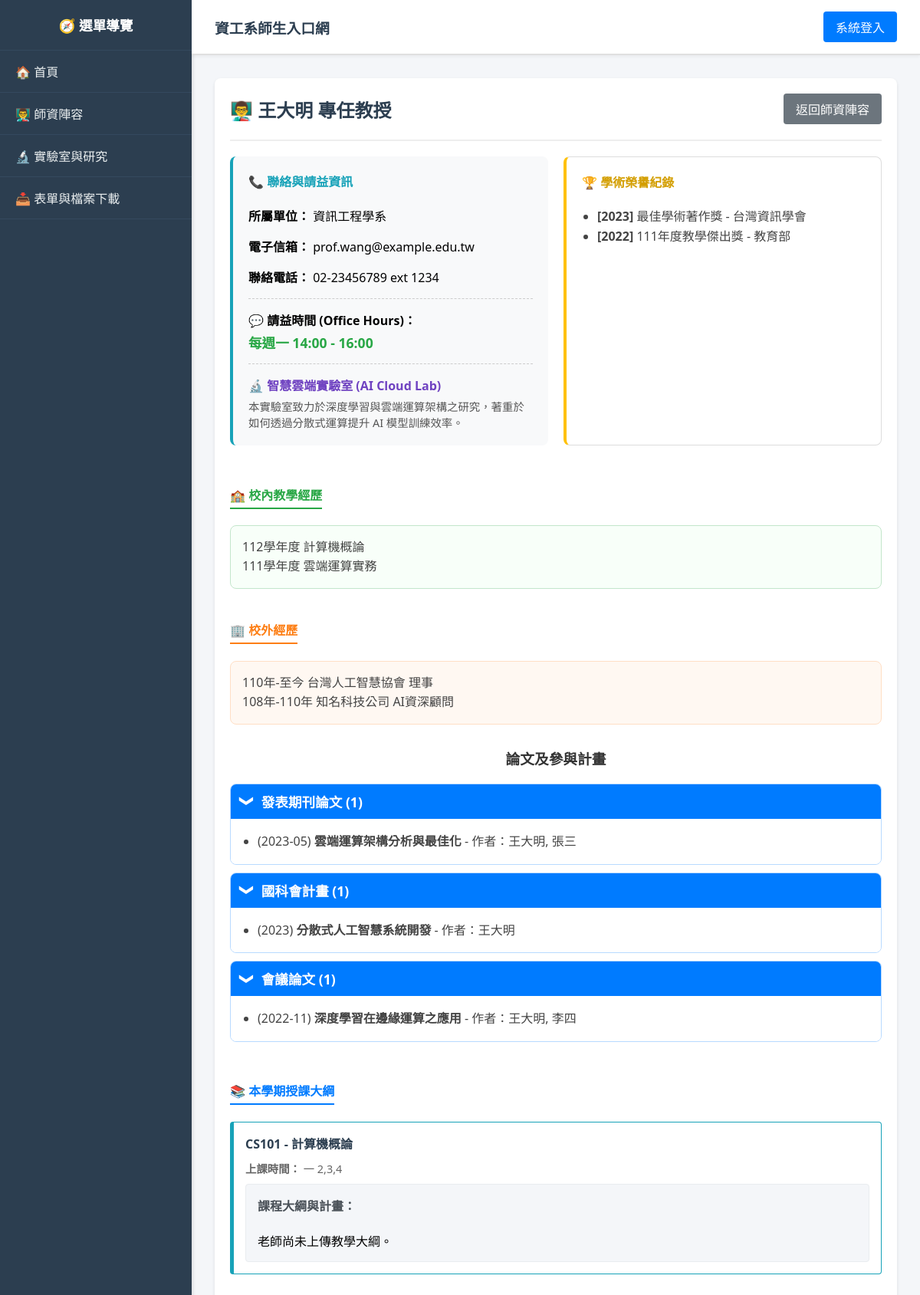
/index.php?page=teacher_detail&id=1, run on the app's committed database.
### tables this page shows
CREATE TABLE Teachers (
    teacher_id INT PRIMARY KEY,
    user_id INT NOT NULL,
    name VARCHAR(100) NOT NULL,
    title VARCHAR(100),
    department VARCHAR(100) DEFAULT '資訊工程學系',
    phone VARCHAR(20),
    email VARCHAR(100),
    office_hours VARCHAR(100) DEFAULT NULL COMMENT '請益時間',
    lab_name VARCHAR(100) DEFAULT NULL COMMENT '實驗室名稱',
    lab_info TEXT DEFAULT NULL COMMENT '實驗室簡介與研究方向',
    teaching_experience TEXT DEFAULT NULL COMMENT '校內教學經歷',
    external_experience TEXT DEFAULT NULL COMMENT '校外經歷',
    FOREIGN KEY (user_id) REFERENCES Users(id) ON DELETE CASCADE
);

CREATE TABLE AcademicHonors (
    honor_id INT AUTO_INCREMENT PRIMARY KEY COMMENT '榮譽編號',
    teacher_id INT NOT NULL COMMENT '教師編號',
    honor_name VARCHAR(255) NOT NULL COMMENT '獎項名稱',
    awarding_body VARCHAR(255) COMMENT '頒發機構',
    award_year INT COMMENT '獲獎年份',
    FOREIGN KEY (teacher_id) REFERENCES Teachers(teacher_id) ON DELETE CASCADE
);

CREATE TABLE Publications (
    work_id INT AUTO_INCREMENT PRIMARY KEY COMMENT '著作編號',
    teacher_id INT NOT NULL COMMENT '教師編號',
    work_type VARCHAR(100) NOT NULL COMMENT '著作類型 (如：期刊論文、會議論文...)',
    title VARCHAR(255) NOT NULL COMMENT '標題',
    authors TEXT COMMENT '作者',
    publish_year VARCHAR(50) COMMENT '發表日期/出版年份',
    FOREIGN KEY (teacher_id) REFERENCES Teachers(teacher_id) ON DELETE CASCADE
);

CREATE TABLE Courses (
    course_id INT AUTO_INCREMENT PRIMARY KEY,
    course_code VARCHAR(20) NOT NULL,
    course_name VARCHAR(100) NOT NULL,
    semester VARCHAR(10) NOT NULL,  
    teacher_id INT,
    capacity INT NOT NULL DEFAULT 50,  
    schedule VARCHAR(100),  
    room VARCHAR(50) DEFAULT NULL COMMENT '上課教室',
    syllabus TEXT,
    weight_assignment INT NOT NULL DEFAULT 30 COMMENT '平時成績權重',
    weight_midterm INT NOT NULL DEFAULT 30 COMMENT '期中成績權重',
    weight_final INT NOT NULL DEFAULT 40 COMMENT '期末成績權重',
    created_at TIMESTAMP DEFAULT CURRENT_TIMESTAMP,
    FOREIGN KEY (teacher_id) REFERENCES Teachers(teacher_id) ON DELETE SET NULL
);

### modules/public/teacher_detail.php (the view, shortened to what this page needs)
<?php
$teacher_id = isset($_GET['id']) ? intval($_GET['id']) : 0;
$stmt = $conn->prepare("SELECT * FROM Teachers WHERE teacher_id = ?");
$stmt->bind_param("i", $teacher_id);
$stmt->execute();
$teacher = $stmt->get_result()->fetch_assoc();
if (!$teacher) {
    echo "<div class='card'><h2>查無此教師</h2><p>找不到該教師的資料。</p></div>";
} else {
?>
<div class="card">
    <div style="display: flex; justify-content: space-between; align-items: center;">
        <h2 style="margin: 0; color: #2c3e50;">👨‍🏫 <?php echo htmlspecialchars($teacher['name']); ?> <?php echo htmlspecialchars($teacher['title']); ?></h2>
        <a href="index.php?page=faculty" class="btn" style="background: #6c757d;">返回師資陣容</a>
    </div>
    <hr style="border-top: 2px solid #eee;">
    <div style="display: grid; grid-template-columns: 1fr 1fr; gap: 20px;">
        <div style="background: #f8f9fa; padding: 20px; border-radius: 8px; border-left: 4px solid #17a2b8;">
            <h4 style="margin-top: 0; color: #17a2b8;">📞 聯絡與請益資訊</h4>
            <p><strong>所屬單位：</strong> <?php echo htmlspecialchars($teacher['department']); ?></p>
            <p><strong>電子信箱：</strong> <?php echo htmlspecialchars($teacher['email']); ?></p>
            <p><strong>聯絡電話：</strong> <?php echo htmlspecialchars($teacher['phone']); ?></p>
            <div style="margin-top: 15px; padding-top: 15px; border-top: 1px dashed #ccc;">
                <p style="margin: 0;"><strong>💬 請益時間 (Office Hours)：</strong></p>
                <p style="color: #28a745; font-weight: bold; margin: 5px 0 0 0; font-size: 1.1em;">
                    <?php echo htmlspecialchars($teacher['office_hours'] ?? '請先透過信箱預約'); ?>
                </p>
            </div>
            <?php if (!empty($teacher['lab_name'])): ?>
            <div style="margin-top: 15px; padding-top: 15px; border-top: 1px dashed #ccc;">
                <h4 style="margin: 0 0 5px 0; color: #6f42c1;">🔬 <?php echo htmlspecialchars($teacher['lab_name']); ?></h4>
                <p style="margin: 0; font-size: 0.9em; color: #555;">
                    <?php echo nl2br(htmlspecialchars($teacher['lab_info'])); ?>
                </p>
            </div>
            <?php endif; ?>
        </div>
        <div style="background: #fff; padding: 20px; border-radius: 8px; border: 1px solid #ddd; border-left: 4px solid #ffc107;">
            <h4 style="margin-top: 0; color: #d39e00;">🏆 學術榮譽紀錄</h4>
            <ul style="padding-left: 20px; margin-bottom: 0; line-height: 1.6; color:#444;">
                <?php
                $honors = $conn->query("SELECT * FROM AcademicHonors WHERE teacher_id = $teacher_id ORDER BY award_year DESC");
                if($honors->num_rows > 0) {
                    while($h = $honors->fetch_assoc()) {
                        $year_str = $h['award_year'] ? "[{$h['award_year']}] " : "";
                        $body_str = $h['awarding_body'] ? " - " . htmlspecialchars($h['awarding_body']) : "";
                        echo "<li><strong>{$year_str}</strong>" . htmlspecialchars($h['honor_name']) . $body_str . "</li>";
                    }
                } else {
                    echo "<li style='color:#999; list-style:none;'>尚無登錄紀錄</li>";
                }
                ?>
            </ul>
        </div>
    </div>
    <?php if (!empty($teacher['teaching_experience'])): ?>
    <div style="margin-top: 30px;">
        <h4 style="color: #28a745; border-bottom: 2px solid #28a745; padding-bottom: 5px; display: inline-block;">🏫 校內教學經歷</h4>
        <div style="background: #f8fff9; padding: 15px; border-radius: 8px; border: 1px solid #c3e6cb; line-height: 1.6; color:#444;">
            <?php echo nl2br(htmlspecialchars($teacher['teaching_experience'])); ?>
        </div>
    </div>
    <?php endif; ?>
    <?php if (!empty($teacher['external_experience'])): ?>
    <div style="margin-top: 20px;">
        <h4 style="color: #fd7e14; border-bottom: 2px solid #fd7e14; padding-bottom: 5px; display: inline-block;">🏢 校外經歷</h4>
        <div style="background: #fff8f2; padding: 15px; border-radius: 8px; border: 1px solid #ffdfc5; line-height: 1.6; color:#444;">
            <?php echo nl2br(htmlspecialchars($teacher['external_experience'])); ?>
        </div>
    </div>
    <?php endif; ?>
    <div style="margin-top: 30px;">
        <h3 style="text-align: center; color: #333; margin-bottom: 20px;">論文及參與計畫</h3>
        <?php
        $pubs_result = $conn->query("SELECT * FROM Publications WHERE teacher_id = $teacher_id ORDER BY publish_year DESC");
        $grouped_pubs = [];
        while($row = $pubs_result->fetch_assoc()) {
            $grouped_pubs[$row['work_type']][] = $row;
        }
        if(!empty($grouped_pubs)) {
            echo "<div style='display:flex; flex-direction:column; gap:10px;'>";
            foreach($grouped_pubs as $type => $items) {
                $count = count($items);
                echo "<div style='background:#f4f9ff; border:1px solid #b8daff; border-radius:8px; overflow:hidden;'>";
                echo "<div onclick='togglePubSection(this)' style='background:#007bff; color:white; padding:10px 15px; font-size:1.1em; font-weight:bold; display:flex; align-items:center; cursor:pointer; user-select:none;'>";
                echo "<span class='toggle-arrow' style='margin-right:10px; display:inline-block; transition:transform 0.2s ease; transform:rotate(90deg);'>❯</span> {$type} ({$count})";
                echo "</div>";
                echo "<div class='pub-content' style='padding:15px; background:#fff; display:block;'>";
                echo "<ul style='margin:0; padding-left:20px; line-height:1.8; color:#444;'>";
                foreach($items as $item) {
                    $year_str = $item['publish_year'] ? "({$item['publish_year']}) " : "";
                    $display_authors = htmlspecialchars($teacher['name']);
                    if (!empty($item['authors'])) {
                        $display_authors .= ', ' . htmlspecialchars($item['authors']);
                    }
                    $author_str = " - 作者：" . $display_authors;
                    echo "<li>{$year_str}<strong>" . htmlspecialchars($item['title']) . "</strong>{$author_str}</li>";
                }
                echo "</ul>";
                echo "</div>";
                echo "</div>";
            }
            echo "</div>";
        } else {
            echo "<p style='text-align:center; color:#999; padding:20px; background:#f8f9fa; border-radius:8px;'>尚無相關研究與計畫資料</p>";
        }
        ?>
    </div>
    <div style="margin-top: 30px;">
        <h4 style="color: #007bff; border-bottom: 2px solid #007bff; padding-bottom: 5px; display: inline-block;">📚 本學期授課大綱</h4>
        <?php
        $courses = $conn->prepare("SELECT course_code, course_name, schedule, syllabus FROM Courses WHERE teacher_id = ? AND semester = '113-1'");
        $courses->bind_param("i", $teacher_id);
        $courses->execute();
        $courses_result = $courses->get_result();
        if ($courses_result->num_rows > 0) {
            while ($c = $courses_result->fetch_assoc()) {
                echo "<div style='border: 1px solid #17a2b8; border-left: 5px solid #17a2b8; border-radius: 4px; padding: 15px; margin-bottom: 15px; background: #fff;'>";
                echo "<h4 style='margin: 0 0 10px 0; color: #2c3e50;'>" . htmlspecialchars($c['course_code']) . " - " . htmlspecialchars($c['course_name']) . "</h4>";
                echo "<p style='margin: 0 0 10px 0; font-size: 0.9em; color: #666;'><strong>上課時間：</strong> " . htmlspecialchars($c['schedule']) . "</p>";
                echo "<div style='background: #f4f6f9; padding: 15px; border-radius: 4px; border: 1px solid #e9ecef;'>";
                echo "<strong style='color: #495057;'>課程大綱與計畫：</strong><br><br>";
                echo nl2br(htmlspecialchars($c['syllabus'] ?? '老師尚未上傳教學大綱。'));
                echo "</div></div>";
            }
        } else {
            echo "<p style='color: #666; background: #f8f9fa; padding: 15px; border-radius: 4px;'>本學期暫無排定課程。</p>";
        }
        ?>
    </div>
</div>
<?php } ?>

### assets/css/style.css (style rules this page uses)
.card { background: #fff; border-radius: 8px; padding: 20px; box-shadow: 0 2px 4px rgba(0,0,0,0.1); margin-bottom: 20px; }
.card h2 { margin-top: 0; color: #2c3e50; }
button, .btn { padding: 8px 16px; background: #007bff; color: white; border: none; border-radius: 4px; cursor: pointer; text-decoration: none; display: inline-block; transition: all 0.3s ease; font-weight: 500; }
hr { border: none; border-top: 1px solid #e0e0e0; margin: 20px 0; }

### data on the page
teachers: name "王大明", title "專任教授", department "資訊工程學系", email "prof.wang@example.edu.tw", phone "02-23456789 ext 1234", office_hours "每週一 14:00 - 16:00", lab_name "智慧雲端實驗室 (AI Cloud Lab)", lab_info "本實驗室致力於深度學習與雲端運算架構之研究，著重於如何透過分散式運算提升 AI 模型訓練效率。", teaching_experience "112學年度 計算機概論 111學年度 雲端運算實務", external_experience "110年-至今 台灣人工智慧協會 理事 108年-110年 知名科技公司 AI資深顧問"
academichonors: award_year "[2023]", honor_name "最佳學術著作獎", awarding_body "- 台灣資訊學會"
academichonors: award_year "[2022]", honor_name "111年度教學傑出獎", awarding_body "- 教育部"
publications: publish_year "(2023-05)", title "雲端運算架構分析與最佳化", author_str "- 作者：王大明, 張三"
publications: publish_year "(2023)", title "分散式人工智慧系統開發", teacher.name "- 作者：王大明"
publications: publish_year "(2022-11)", title "深度學習在邊緣運算之應用", author_str "- 作者：王大明, 李四"
courses: course_code "CS101", course_name "計算機概論", schedule "一 2,3,4", syllabus "老師尚未上傳教學大綱。"

### other printed values
$type "發表期刊論文"
$count "1"
$type "國科會計畫"
$type "會議論文"
